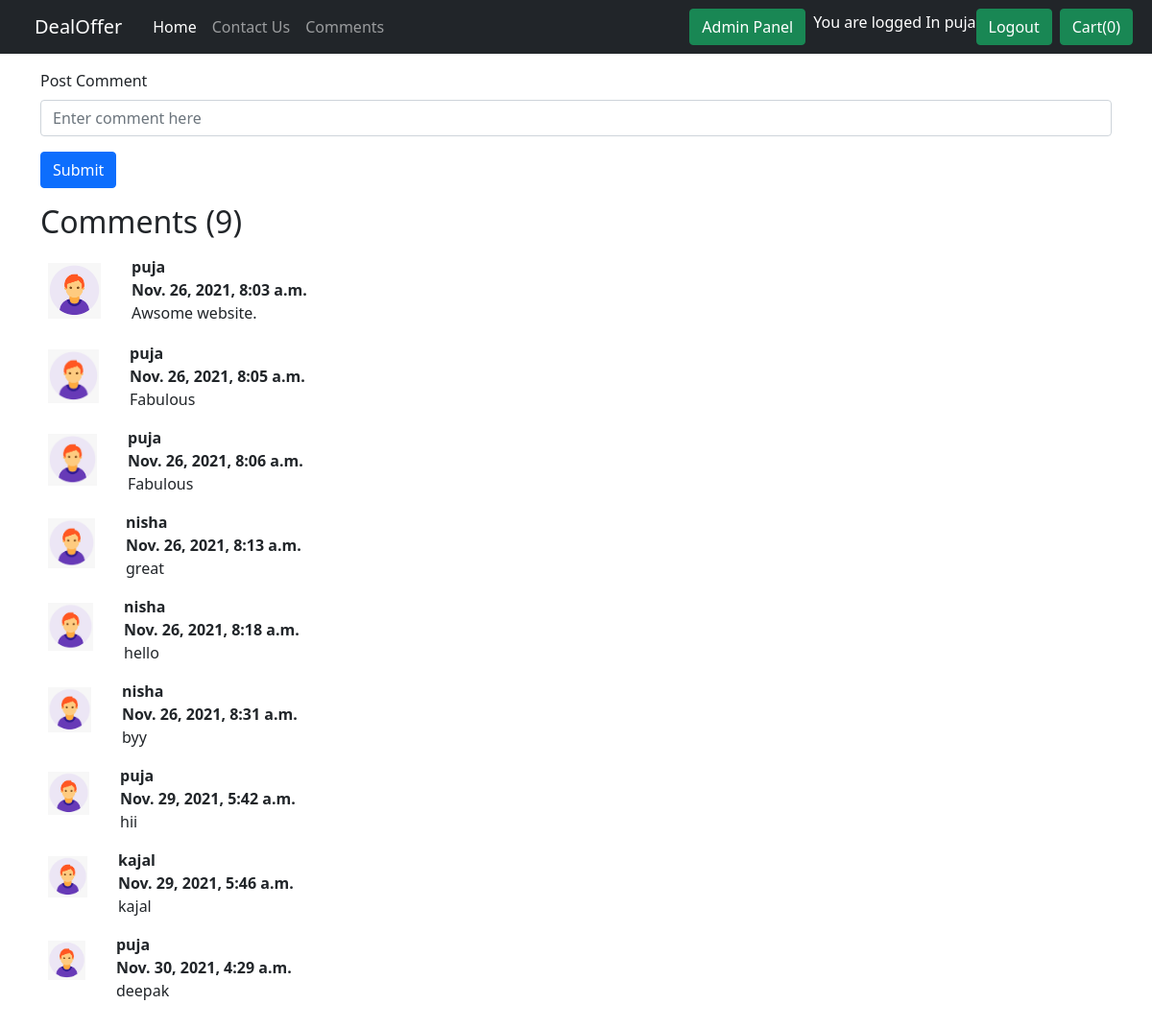
Screenshot of /shop/comment (signed in) with the database file from the repository.
### shop/models.py (models this page shows, shortened)
class Comment(models.Model):
    sno= models.AutoField(primary_key=True)
    comments=models.TextField()
    user=models.ForeignKey(User, on_delete=models.CASCADE)
    parent=models.ForeignKey('self',on_delete=models.CASCADE, null=True )
    timestamp= models.DateTimeField(default=now)

### shop/views.py (the view)
# urls.py: path('comment',views.comments,name="comment"),
def comments(request):
    if request.method=="POST":
        comments=request.POST.get('comment')
        user=request.user
        comment=Comment(comments=comments,user=user)
        comment.save()
        messages.info(request,"Comment Succesfully Added")
    text=Comment.objects.all
    return render(request,'comment.html',{'comments':text})

### shop/templates/comment.html (shortened to what this page needs)
{%extends 'base.html' %}
{% block body%}
{% load static %}
{%if user.is_authenticated %}
<div class="container my-3">
    <form action="/shop/comment" method="post">
        <div class="mb-3">
            <label for="comment" class="form-label">Post Comment</label>
            <input type="text" class="form-control" id="comment" name="comment" placeholder="Enter comment here">
        </div>
        <div class="mb-3">
            <button type="submit" class="btn btn-primary">Submit</button>
          </div>
       </form>
        </div>
{%else%}
    <div class="container my-3">
        <P><b>PLEASE LOGIN TO POST THE COMMENT</b></P>
    </div>
{%endif%}
<div class="container">
    <h2>Comments ({{comments.count}})</h2>
    {% for comment in comments%}
    <div class="row my-3">
        <div class="col-md-1">
            <img class="rounded mx-auto d-block w-100 p-2" src="{%static '/img/user1.png' %}" alt="user">
        </div>
        <div class="col-md-11">
        <div><b>{{comment.user}} </b> </div>
        <div ><b>{{comment.timestamp}}</b></div>
        <div>
            {{comment.comments}}
        </div>
        </div>
{%endfor%}
    </div>
{%endblock%}

### shop/templates/base.html (shortened to what this page needs)
<!doctype html>
<html lang="en">
  <head>
    <link href="https://cdn.jsdelivr.net/npm/bootstrap@5.0.2/dist/css/bootstrap.min.css" rel="stylesheet">
  </head>
  <body>
    <nav class="navbar navbar-expand-lg navbar-dark bg-dark">
        <div class="container-fluid">
          <a class="navbar-brand mx-4" href="/shop">DealOffer</a>
          <div class="collapse navbar-collapse" id="navbarSupportedContent">
            <ul class="navbar-nav me-auto mb-2 mb-lg-0">
              <li class="nav-item">
                <a class="nav-link active" aria-current="page" href="/shop">Home</a>
              </li>
              <li class="nav-item">
                <a class="nav-link" href="/shop/contact">Contact Us</a>
              </li>
              <li class="nav-item">
                <a class="nav-link" href="/shop/comment">Comments</a>
              </li>
            </ul>
            <a href="/admin"><button class="btn btn-success mx-2" type="submit">Admin Panel</button></a>
 {% if user.is_authenticated %}
 <h6 class="mr-2">You are logged In {{request.user}}</h6>
 <a href="/shop/userlogout"><button type="button" class="btn btn-success mr-2" data-toggle="modal" data-target="#loginModal">
  Logout
  </button></a>
{%endif%}
<button type="button" class="btn btn-success mx-2" id="popcart" data-html="true" data-bs-container="body" data-bs-toggle="popover" data-bs-placement="bottom" data-bs-content="Bottom popover">
  Cart(<span id="count">0</span>)
</button>
      </nav>
      {%block body%} {%endblock%}
  </body>
  </html>

### shop/templates/base.html (style rules this page uses)
h6 { color: white; }

### rows the page displays
Comment: user "puja", timestamp "Nov. 26, 2021, 8:03 a.m.", comments "Awsome website."
Comment: user "puja", timestamp "Nov. 26, 2021, 8:05 a.m.", comments "Fabulous"
Comment: user "puja", timestamp "Nov. 26, 2021, 8:06 a.m.", comments "Fabulous"
Comment: user "nisha", timestamp "Nov. 26, 2021, 8:13 a.m.", comments "great"
Comment: user "nisha", timestamp "Nov. 26, 2021, 8:18 a.m.", comments "hello"
Comment: user "nisha", timestamp "Nov. 26, 2021, 8:31 a.m.", comments "byy"
Comment: user "puja", timestamp "Nov. 29, 2021, 5:42 a.m.", comments "hii"
Comment: user "kajal", timestamp "Nov. 29, 2021, 5:46 a.m.", comments "kajal"
Comment: user "puja", timestamp "Nov. 30, 2021, 4:29 a.m.", comments "deepak"

### other values shown
{{ request.user }} "puja"
{{ comments.count }} "9"
